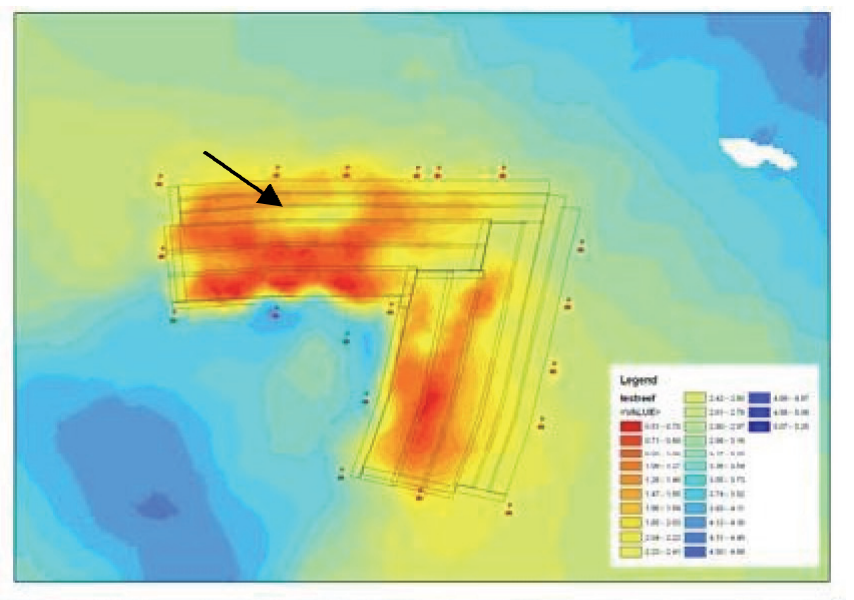
#> input picture 07_scale/shapes/mount-maunganui-reef/3d/src/mmr_mead2007_fig12a_oct2006-bathymetry-survey.png, 854 x 600 px, found by its file name
$ python fig12_oct2006_read.py
#> lines starting #> are read from the running program, lines starting #| are printed output that depends on the picture; after the words box and inside, x2 and y2 are one past the last pixel; in counts of white or black regions, pixels touching at a corner belong together
"""fig12_oct2006_read.py (2026-10-07) - read the colour-coded bathymetry of Mead, Black & Moores (2007) Fig 12 top
(October 2006 survey of the UNFINISHED reef; registry mount-maunganui-reef-img-37 (planned id; not yet registered)) with its legend.
Legend: 25 classes, depth in m (positive down), datum NOT stated. Class k=0: 0.33-0.70; k>=1: 0.71 + 0.1895 (k-1) .. 0.71 + 0.1895 k
(bin edges reconstructed from the legend labels that are legible: 0.71-0.88, 0.89-1.06, 1.09-1.27, ..., 2.23-2.41, 2.42-2.60, 4.88-5.06, 5.07-5.25;
the labels are 3-4 px tall JPEG text, so the numbers are +-0.02 m uncertain, the swatch colours are reliable).
Method: swatch colours sampled at fixed positions of the 300 dpi crop, pixels classified by nearest swatch in CIELAB, median-filtered.
Output: fig12_oct2006_read.json, annotated/mmr_mead2007_fig12a_depth_classes.png
"""
import json
import numpy as np
from PIL import Image
from scipy import ndimage as ndi
from skimage.color import rgb2lab

R = 'C:/Users/lior/Documents/Claude/Projects/Artificial reef/07_scale/shapes/mount-maunganui-reef/'
im = Image.open(R + '3d/src/mmr_mead2007_fig12a_oct2006-bathymetry-survey.png').convert('RGB')
#> im is the input picture: PIL image 854x600 RGB; mean R, G, B 172.1, 205.7, 169.1
a = np.array(im).astype(float) / 255
H, W, _ = a.shape
#> H = 600; W = 854
# swatch centres in crop px (legend zoom x5 at offset (605,360))
lx = {0: 605 + 130 / 5, 1: 605 + 450 / 5, 2: 605 + 775 / 5}
rows_left = [330, 400, 465, 530, 600, 665, 740, 810, 885, 960]
rows_mid = [190, 260, 330, 400, 465, 530, 600, 665, 740, 810, 885, 960]
rows_right = [190, 260, 330]
sw = []
for col, rows in ((0, rows_left), (1, rows_mid), (2, rows_right)):
    for r in rows:
        x, y = int(round(lx[col])), int(round(360 + r / 5))
        sw.append(a[y - 1:y + 2, x - 3:x + 4].reshape(-1, 3).mean(0))
#> after the loop, sw = 25 items, first 6: [0.821, 0.175, 0.157], [0.858, 0.296, 0.174], [0.784, 0.43, 0.236], [0.895, 0.492, 0.187], [0.887, 0.575, 0.218], [0.941, 0.657, 0.225]
sw = np.array(sw)
#> sw = 25 rows, first 8: [0.821, 0.175, 0.157], [0.858, 0.296, 0.174], [0.784, 0.43, 0.236], [0.895, 0.492, 0.187], [0.887, 0.575, 0.218], [0.941, 0.657, 0.225], [0.953, 0.754, 0.234], [0.91, 0.891, 0.235]
K = len(sw)
#> K = 25
lab_sw = rgb2lab(sw[None])[0]
#> lab_sw = 25 rows, first 8: [46.46, 62.24, 43.7], [52.18, 54.44, 47.65], [55.75, 31.72, 42.58], [62.96, 34.3, 57], [67.47, 22.66, 58.02], [73.96, 17.46, 64.13], [80.26, 5.81, 69.35], [88.2, -16.4, 76.31]
edges = [0.33, 0.71] + [0.71 + 0.1895 * k for k in range(1, K)]
#> edges = 26 values from 0.33 to 5.26
centres = [(edges[i] + edges[i + 1]) / 2 for i in range(K)]
#> centres = 25 values from 0.52 to 5.16
# map area (exclude legend box x>600,y>355, the title strip and the frame)
lab_img = rgb2lab(a)
#> lab_img: shape (600, 854, 3) float64; mean of channels 0, 1, 2 80.3, -13.3, 14.9
d2 = ((lab_img[:, :, None, :] - lab_sw[None, None, :, :]) ** 2).sum(-1)
cls = d2.argmin(-1); dmin = np.sqrt(d2.min(-1))
#> after `cls = d2.argmin(-1)`: cls: shape (600, 854) int64; 25 distinct labels, from 0 to 24
valid = dmin < 18
#> valid: shape (600, 854) bool; 82.8% white; 137 black regions (110 under 20 px), largest, box (x1, y1, x2, y2) and area: (0, 0, 854, 600) 49404, (610, 365, 819, 567) 35689, (722, 139, 795, 168) 1224
valid[355:, 600:] = False; valid[:12, :] = False; valid[-14:, :] = False; valid[:, :12] = False; valid[:, -12:] = False
#> after `valid[355:, 600:] = False`:
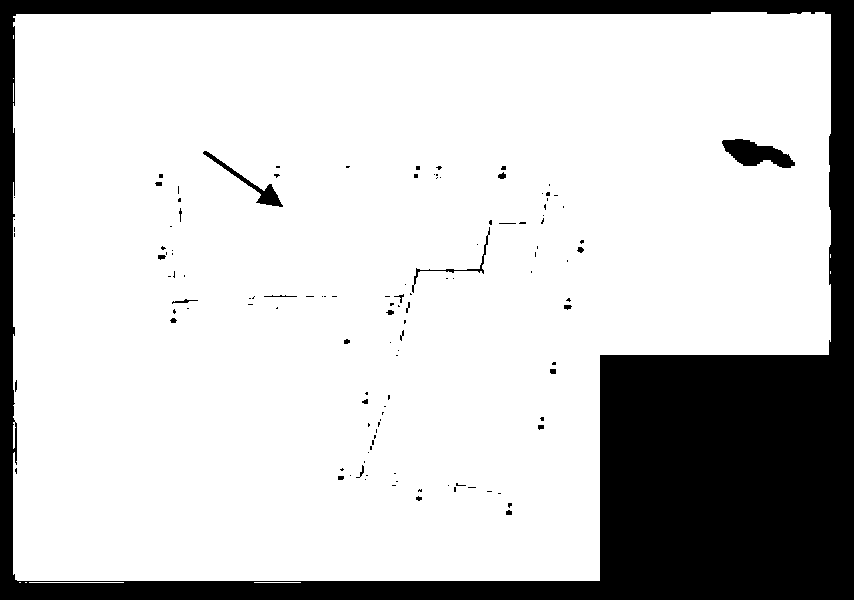
#> valid: shape (600, 854) bool; 79.6% white; 123 black regions (97 under 20 px), largest, box (x1, y1, x2, y2) and area: (0, 0, 854, 600) 101156, (722, 139, 795, 168) 1224, (203, 151, 283, 207) 611
cls_f = ndi.median_filter(cls, size=5)
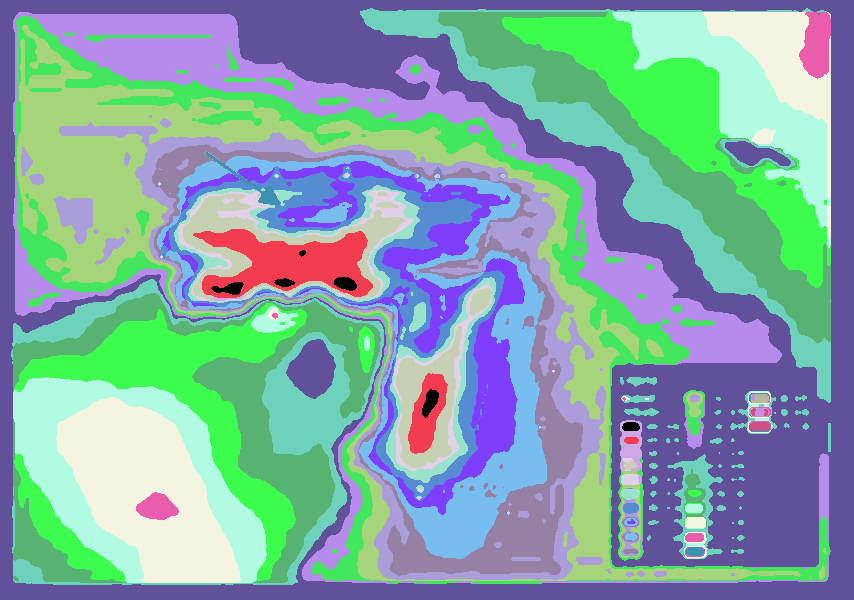
#> cls_f: shape (600, 854) int64; 25 distinct labels, from 0 to 24; one colour per label, 0 black
depth = np.take(np.array(centres), cls_f)
depth = np.where(valid, depth, np.nan)
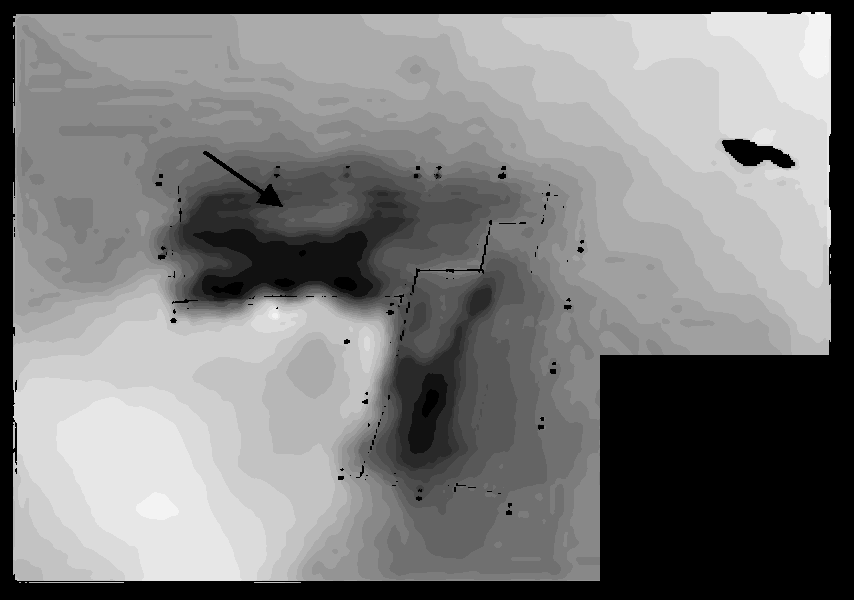
#> depth: shape (600, 854) float64; 20.38% of the values are NaN or infinite; the others: min 0.52, max 4.59, mean 3.01; drawn with min black, max white, NaN and infinite black
# reef mask = shallow classes (depth < 1.6 m) in the reef region
reef = (depth < 1.6) & np.isfinite(depth)
#> reef: shape (600, 854) bool; 5.7% white; 17 white regions (11 under 20 px), largest, box (x1, y1, x2, y2) and area: (174, 185, 420, 303) 18109, (386, 277, 496, 483) 10250, (409, 302, 426, 332) 332, (274, 190, 302, 206) 186, (416, 485, 424, 493) 38, (343, 172, 350, 178) 28
reef = ndi.binary_opening(reef, iterations=2)
#> reef: shape (600, 854) bool; 5.6% white; 6 white regions, box (x1, y1, x2, y2) and area: (174, 185, 420, 303) 18076, (386, 277, 496, 483) 10237, (409, 302, 426, 332) 328, (276, 190, 294, 202) 144, (343, 172, 350, 178) 26, (416, 485, 423, 490) 21
lab, n = ndi.label(reef)
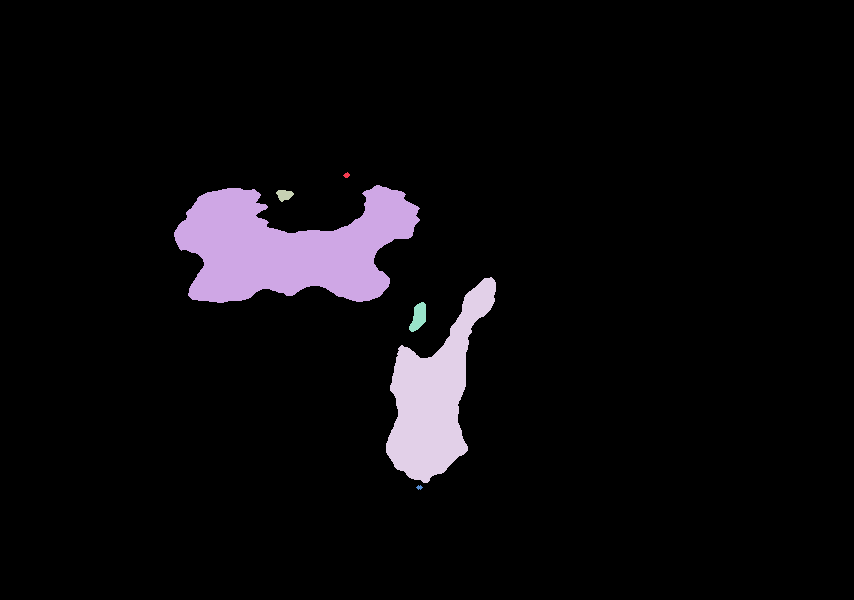
#> lab: shape (600, 854) int32; 7 distinct labels, from 0 to 6; one colour per label, 0 black
#> n = 6
sizes = ndi.sum(reef, lab, range(1, n + 1)); reef = np.isin(lab, [i + 1 for i, s in enumerate(sizes) if s > 400])
#> after `sizes = ndi.sum(reef, lab, range(1, n + 1))`: sizes = [26, 18076, 144, 10237, 328, 21]
#> after `reef = np.isin(lab, [i + 1 for i, s in enumerate(sizes) if s > 400])`: reef: shape (600, 854) bool; 5.5% white; 2 white regions, box (x1, y1, x2, y2) and area: (174, 185, 420, 303) 18076, (386, 277, 496, 483) 10237
# whole reef body: dilate the mask to join the bags
body = ndi.binary_closing(reef, iterations=12)
#> body: shape (600, 854) bool; 5.6% white; 2 white regions, box (x1, y1, x2, y2) and area: (174, 185, 420, 303) 18321, (386, 277, 496, 483) 10277
ys, xs = np.nonzero(body)
dist = ndi.distance_transform_edt(~body)
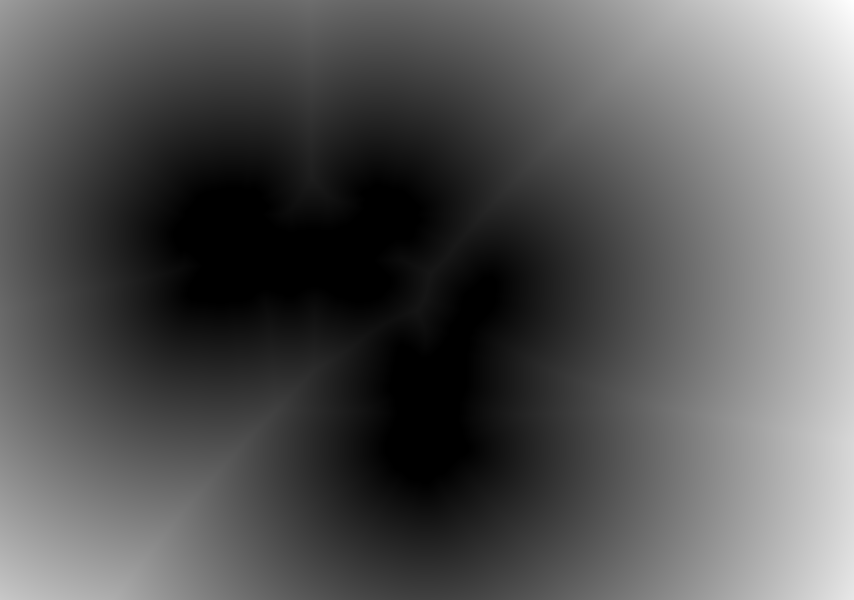
#> dist: shape (600, 854) float64; min 0, max 455.3, mean 154.6; drawn with min black and max white
ring = (dist > 12) & (dist < 40) & np.isfinite(depth)
#> ring: shape (600, 854) bool; 8.1% white; 1 white region, box (x1, y1, x2, y2) and area: (135, 146, 535, 522) 41749
ring_far = (dist > 40) & (dist < 110) & np.isfinite(depth)
#> ring_far: shape (600, 854) bool; 21.1% white; 2 white regions (1 under 20 px), largest, box (x1, y1, x2, y2) and area: (65, 76, 605, 581) 108223
ring_mid = (dist > 25) & (dist < 55) & np.isfinite(depth)
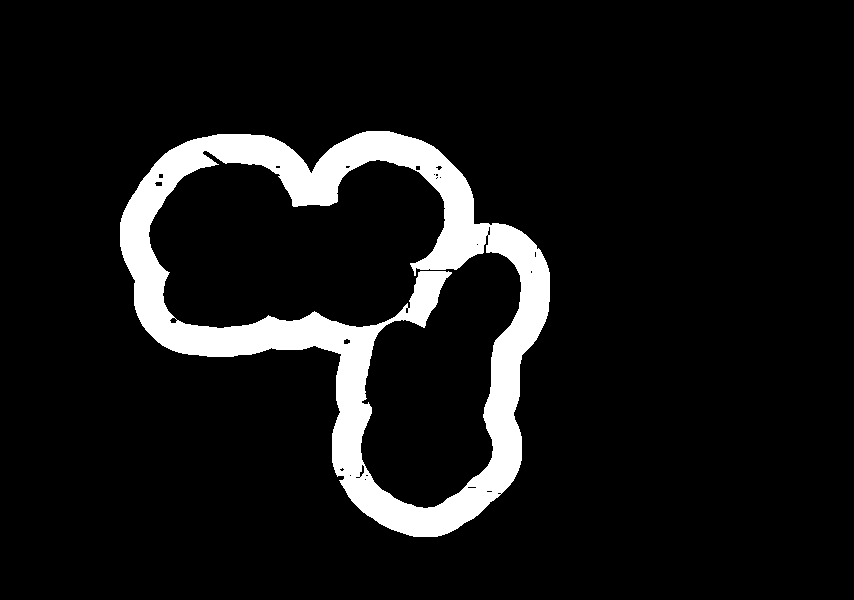
#> ring_mid: shape (600, 854) bool; 8.6% white; 1 white region, box (x1, y1, x2, y2) and area: (120, 131, 550, 537) 44183
out = {'classes': K, 'edges_m': [round(e, 3) for e in edges], 'swatch_rgb': np.round(sw * 255).astype(int).tolist(),
       'reef_body_bbox_px': [int(xs.min()), int(ys.min()), int(xs.max()), int(ys.max())],
       'reef_depth_percentiles_m_P1_P5_P50': [round(float(np.nanpercentile(depth[reef], p)), 2) for p in (1, 5, 50)],
       'reef_shallowest_class_m': round(float(np.nanmin(depth[reef])), 2),
       'ring_bed_depth_percentiles_m_P10_P25_P50_P75_P90': [round(float(np.nanpercentile(depth[ring], p)), 2) for p in (10, 25, 50, 75, 90)],
       'ring_mid_25_55px_P10_P50_P90': [round(float(np.nanpercentile(depth[ring_mid], p)), 2) for p in (10, 50, 90)],
       'ring_far_40_110px_P10_P50_P90': [round(float(np.nanpercentile(depth[ring_far], p)), 2) for p in (10, 50, 90)],
       'deepest_class_in_map_m': round(float(np.nanmax(depth)), 2),
       'pixels_ring': int(ring.sum()), 'pixels_reef': int(reef.sum()),
       'note': 'datum of the legend depths is not stated in the paper; scale of the figure is not stated (no scale bar)'}
# the shallow/deep composition within 40 px of the body
out['ring_fraction_by_class_m'] = {f'{edges[i]:.2f}-{edges[i + 1]:.2f}': round(float((cls_f[ring] == i).mean()), 3) for i in range(K) if (cls_f[ring] == i).mean() > 0.02}
json.dump(out, open(R + '3d/fig12_oct2006_read.json', 'w'), indent=1)
# annotated: classified map with reef mask outline and the ring tinted
vis = np.array(im).copy()
cl = (np.zeros_like(vis)); cl[:] = 255
cmap_rgb = (sw * 255).astype(np.uint8)
#> cmap_rgb = 25 rows, first 8: [209, 44, 40], [218, 75, 44], [199, 109, 60], [228, 125, 47], [226, 146, 55], [240, 167, 57], [242, 192, 59], [232, 227, 60]
cl_img = cmap_rgb[cls_f]
cl_img[~valid] = 255
b1 = ndi.binary_dilation(body, iterations=1) & ~body
#> b1: shape (600, 854) bool; 0.23% white in thin lines or dots, all inside (x1, y1, x2, y2) = (173, 184, 497, 484)
b2 = ring & ~ndi.binary_erosion(ring)
#> b2: shape (600, 854) bool; 0.68% white in thin lines or dots, all inside (x1, y1, x2, y2) = (135, 146, 535, 522)
cl_img[b1] = (0, 0, 0); cl_img[b2] = (255, 0, 255)
both = np.concatenate([vis, cl_img], axis=1)
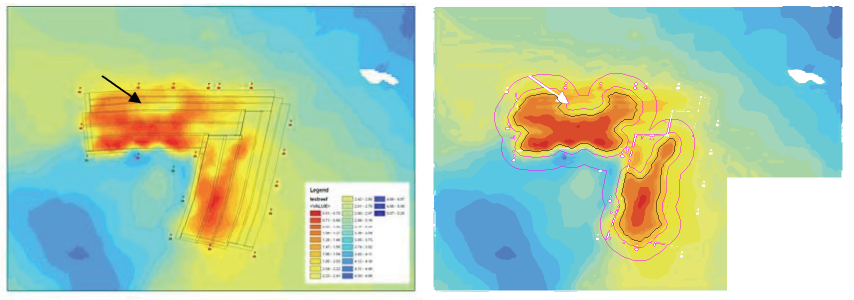
#> both: shape (600, 1708, 3) (shown at 1/2 size); mean R, G, B 176.2, 207.5, 174.2
Image.fromarray(both).save(R + '3d/annotated/mmr_mead2007_fig12a_depth_classes.png')
print(json.dumps({k: v for k, v in out.items() if k not in ('swatch_rgb', 'edges_m')}, indent=0))
#> (printed output is left out)
